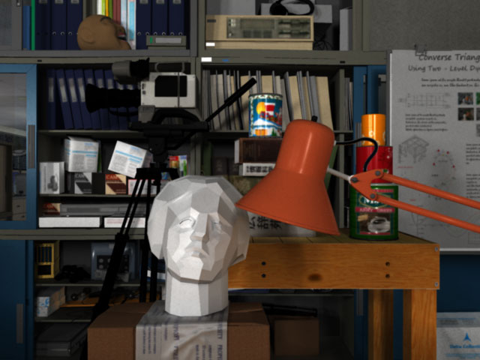
#> input picture input_img.png, 480 x 360 px
$ python demo.py
#> lines starting #> are read from the running program, lines starting #| are printed output that depends on the picture
### histogram/global_hist_eq.py
import numpy as np


def get_equalization_transform_of_img(img_array: np.ndarray) -> np.ndarray:
    """
    Calculate the equalization transformation for an input image.

    Parameters:
    - img_array: Input image array (2D numpy array).

    Returns:
    - equalization_transform: Equalization transformation (1D numpy array).
    """
    # Get the height and width of the image
    H, W = img_array.shape
    # Define the number of intensity levels
    L = 256

    # Create an array of levels from 0 to L-1
    levels = np.arange(L)
    # Initialize an array to store the occurrences of each intensity level
    occurences = np.zeros(L)

    # Calculate the occurrences of each intensity level in the image
    for level in levels:
        occurences[level] = np.sum(img_array == level)

    # Calculate the probability of each intensity level
    pixel_probability = occurences / np.sum(occurences)

    # Calculate the cumulative distribution function (CDF)
    v = np.array([np.sum(pixel_probability[: level + 1]) for level in levels])

    # Perform histogram equalization transformation
    y = np.round(((v - v[0]) / (1 - v[0])) * (L - 1))

    # Convert the resulting transformation to uint8
    equalization_transform = y.astype(np.uint8)

    return equalization_transform


def perform_global_hist_equalization(img_array: np.ndarray) -> np.ndarray:
    """
    Perform global histogram equalization on the input image.

    Parameters:
    - img_array: Input image array (2D numpy array).

    Returns:
    - equalized_img: Equalized image array (2D numpy array).
    """
    # Calculate the equalization transformation
    equalization_transform = get_equalization_transform_of_img(img_array)

    # Apply the equalization transformation to the image
    equalized_img = equalization_transform[img_array]

    return equalized_img

### histogram/adaptive_hist_eq.py
import numpy as np
from typing import Dict, Tuple
from histogram.global_hist_eq import get_equalization_transform_of_img
from histogram.utils import Region


def calculate_eq_transformations_of_regions(
    img_array: np.ndarray, region_len_h: int, region_len_w: int
) -> Dict[Tuple[int, int], np.ndarray]:
    """
    Calculate equalization transformations for each region in the image.

    Parameters:
    - img_array: Input image array (2D numpy array).
    - region_len_h: Height of the region.
    - region_len_w: Width of the region.

    Returns:
    - region_to_eq_transform: Dictionary with region centres as keys and their
      corresponding equalization transformations as values.
    """
    H, W = img_array.shape
    num_regions_H = H // region_len_h
    num_regions_W = W // region_len_w

    region_to_eq_transform = {}

    # Generate coordinates for the centers of each region
    centres = [
        (x, y)
        for x in np.linspace(
            0 + region_len_h // 2, H - region_len_h // 2, num_regions_H, dtype=int
        )
        for y in np.linspace(
            0 + region_len_w // 2, W - region_len_w // 2, num_regions_W, dtype=int
        )
    ]

    # Calculate equalization transformation for each region
    for centre_h, centre_w in centres:
        region_to_eq_transform[(centre_h, centre_w)] = (
            get_equalization_transform_of_img(
                img_array[
                    centre_h - region_len_h // 2 : centre_h + region_len_h // 2,
                    centre_w - region_len_w // 2 : centre_w + region_len_w // 2,
                ]
            )
        )

    return region_to_eq_transform


def perform_adaptive_hist_equalization(
    img_array: np.ndarray, region_len_h: int, region_len_w: int
) -> np.ndarray:
    """
    Perform adaptive histogram equalization on the input image.

    Parameters:
    - img_array: Input image array (2D numpy array).
    - region_len_h: Height of the region.
    - region_len_w: Width of the region.

    Returns:
    - equalized_img: Equalized image array (2D numpy array).
    """
    copy_img_array = img_array.copy()

    H, W = copy_img_array.shape

    num_regions_H = H // region_len_h
    num_regions_W = W // region_len_w

    new_H = num_regions_H * region_len_h
    new_W = num_regions_W * region_len_w

    # Crop the image to have dimensions as multiples of region lengths
    cropped_img_array = copy_img_array[
        (H - new_H) // 2 : (H - new_H) // 2 + new_H,
        (W - new_W) // 2 : (W - new_W) // 2 + new_W,
    ]

    # Initialize an empty array for the equalized image
    equalized_img = np.zeros((new_H, new_W))

    # Calculate equalization transformations for each region
    region_to_eq_transform = calculate_eq_transformations_of_regions(
        cropped_img_array, region_len_h, region_len_w
    )

    # Process each region and its quadrants
    for index, ((centre_h, centre_w), T) in enumerate(region_to_eq_transform.items()):
        current_region = Region((centre_h, centre_w), region_len_h, region_len_w)

        # Determine which quadrant to process based on the region's center
        # and apply histogram equalization
        # Note: The conditions for each quadrant are based on the relative position
        # of the region's center to the image's boundaries.
        # 'process_quadrant' is assumed to be a method in the 'Region' class.
        # The 'with_neighbors' parameter determines whether to consider neighboring regions.
        # The quadrants are named as: UL (Upper Left), UR (Upper Right), BL (Bottom Left),
        # and BR (Bottom Right).

        # Process top-left region
        if current_region.centre == (region_len_h // 2, region_len_w // 2):
            for quadrant, with_neighbors in [
                ("UL", False),
                ("UR", False),
                ("BL", False),
                ("BR", True),
            ]:
                current_region.process_quadrant(
                    quadrant=quadrant,
                    transforms=region_to_eq_transform,
                    img_array=cropped_img_array,
                    equalized_img_array=equalized_img,
                    with_neighbours=with_neighbors,
                )

        # Process top-right region
        if current_region.centre == (region_len_h // 2, new_W - region_len_w // 2):
            for quadrant, with_neighbors in [
                ("UL", False),
                ("UR", False),
                ("BL", True),
                ("BR", False),
            ]:
                current_region.process_quadrant(
                    quadrant=quadrant,
                    transforms=region_to_eq_transform,
                    img_array=cropped_img_array,
                    equalized_img_array=equalized_img,
                    with_neighbours=with_neighbors,
                )

        # Process top region except top-left and top-right
        if index > 0 and index < num_regions_W - 1:
            for quadrant, with_neighbors in [
                ("UL", False),
                ("UR", False),
                ("BL", True),
                ("BR", True),
            ]:
                current_region.process_quadrant(
                    quadrant=quadrant,
                    transforms=region_to_eq_transform,
                    img_array=cropped_img_array,
                    equalized_img_array=equalized_img,
                    with_neighbours=with_neighbors,
                )

        # Process bottom-left region
        if current_region.centre == (new_H - region_len_h // 2, region_len_w // 2):
            for quadrant, with_neighbors in [
                ("UL", False),
                ("UR", True),
                ("BL", False),
                ("BR", False),
            ]:
                current_region.process_quadrant(
                    quadrant=quadrant,
                    transforms=region_to_eq_transform,
                    img_array=cropped_img_array,
                    equalized_img_array=equalized_img,
                    with_neighbours=with_neighbors,
                )

        # Process bottom-right region
        if current_region.centre == (
            new_H - region_len_h // 2,
            new_W - region_len_w // 2,
        ):
            for quadrant, with_neighbors in [
                ("UL", True),
                ("UR", False),
                ("BL", False),
                ("BR", False),
            ]:
                current_region.process_quadrant(
                    quadrant=quadrant,
                    transforms=region_to_eq_transform,
                    img_array=cropped_img_array,
                    equalized_img_array=equalized_img,
                    with_neighbours=with_neighbors,
                )

        # Process regions at the image boundaries
        # Here, different conditions are checked to determine which quadrants to process
        # based on the region's index and position in the image.
        # Each condition corresponds to a specific region in the image boundary.

        # Process regions at the middle of the image (not at the boundaries)
        if (
            index > (num_regions_H - 1) * num_regions_W
            and index < num_regions_W * num_regions_H - 1
        ):
            for quadrant, with_neighbors in [
                ("UL", True),
                ("UR", True),
                ("BL", False),
                ("BR", False),
            ]:
                current_region.process_quadrant(
                    quadrant=quadrant,
                    transforms=region_to_eq_transform,
                    img_array=cropped_img_array,
                    equalized_img_array=equalized_img,
                    with_neighbours=with_neighbors,
                )

        # Process leftmost regions
        if (
            index % num_regions_W == 0
            and index != 0
            and index != (num_regions_H - 1) * num_regions_W
        ):
            for quadrant, with_neighbors in [
                ("UL", False),
                ("UR", True),
                ("BL", False),
                ("BR", True),
            ]:
                current_region.process_quadrant(
                    quadrant=quadrant,
                    transforms=region_to_eq_transform,
                    img_array=cropped_img_array,
                    equalized_img_array=equalized_img,
                    with_neighbours=with_neighbors,
                )

        # Process rightmost regions
        if (
            index % num_regions_W == num_regions_W - 1
            and index > num_regions_W - 1
            and index < num_regions_H * num_regions_W - 1
        ):
            for quadrant, with_neighbors in [
                ("UL", True),
                ("UR", False),
                ("BL", True),
                ("BR", False),
            ]:
                current_region.process_quadrant(
                    quadrant=quadrant,
                    transforms=region_to_eq_transform,
                    img_array=cropped_img_array,
                    equalized_img_array=equalized_img,
                    with_neighbours=with_neighbors,
                )

        # Process regions that are not at the boundaries
        if (
            current_region.centre[0] > current_region.region_len_h // 2
            and current_region.centre[0] < new_H - current_region.region_len_h // 2
        ) and (
            current_region.centre[1] > current_region.region_len_w // 2
            and current_region.centre[1] < new_W - current_region.region_len_w // 2
        ):
            for quadrant, with_neighbors in [
                ("UL", True),
                ("UR", True),
                ("BL", True),
                ("BR", True),
            ]:
                current_region.process_quadrant(
                    quadrant=quadrant,
                    transforms=region_to_eq_transform,
                    img_array=cropped_img_array,
                    equalized_img_array=equalized_img,
                    with_neighbours=with_neighbors,
                )

    return equalized_img

### histogram/utils.py
import numpy as np


class Quadrant:
    """
    Represents a quadrant in an image region for interpolation.
    """

    def __init__(self, upper_left, upper_right, bottom_left, bottom_right):
        """
        Initialize the quadrant with its four corner points.

        Parameters:
        - upper_left: Upper left corner of the quadrant.
        - upper_right: Upper right corner of the quadrant.
        - bottom_left: Bottom left corner of the quadrant.
        - bottom_right: Bottom right corner of the quadrant.
        """
        self.upper_left = upper_left
        self.upper_right = upper_right
        self.bottom_left = bottom_left
        self.bottom_right = bottom_right

    def interpolate_pixel(self, i, j, transforms, img_array):
        """
        Interpolate the pixel value using bilinear interpolation.

        Parameters:
        - i, j: Pixel coordinates.
        - transforms: Dictionary of transformation functions for each region.
        - img_array: Input image array.

        Returns:
        - Interpolated pixel value.
        """
        R1 = transforms[self.upper_left][img_array[i, j]] * (
            (self.upper_right[1] - j) / (self.upper_right[1] - self.upper_left[1])
        ) + transforms[self.upper_right][img_array[i, j]] * (
            (j - self.upper_left[1]) / (self.upper_right[1] - self.upper_left[1])
        )
        R2 = transforms[self.bottom_left][img_array[i, j]] * (
            (self.bottom_right[1] - j) / (self.bottom_right[1] - self.bottom_left[1])
        ) + transforms[self.bottom_right][img_array[i, j]] * (
            (j - self.bottom_left[1]) / (self.bottom_right[1] - self.bottom_left[1])
        )

        return R1 * (
            (self.bottom_left[0] - i) / (self.bottom_left[0] - self.upper_left[0])
        ) + R2 * ((i - self.upper_left[0]) / (self.bottom_left[0] - self.upper_left[0]))


class Region:
    """
    Represents a region in an image with four quadrants.
    """

    def __init__(self, centre, region_len_h, region_len_w):
        """
        Initialize the region with its centre and dimensions.

        Parameters:
        - centre: Centre coordinates of the region.
        - region_len_h: Height of the region.
        - region_len_w: Width of the region.
        """
        self.centre = centre
        self.region_len_h = region_len_h
        self.region_len_w = region_len_w

        self.UL = Quadrant(
            upper_left=(centre[0] - region_len_h, centre[1] - region_len_w),
            upper_right=(centre[0] - region_len_h, centre[1]),
            bottom_left=(centre[0], centre[1] - region_len_w),
            bottom_right=(centre[0], centre[1]),
        )

        self.UR = Quadrant(
            upper_left=(centre[0] - region_len_h, centre[1]),
            upper_right=(centre[0] - region_len_h, centre[1] + region_len_w),
            bottom_left=(centre[0], centre[1]),
            bottom_right=(centre[0], centre[1] + region_len_w),
        )

        self.BL = Quadrant(
            upper_left=(centre[0], centre[1] - region_len_w),
            upper_right=(centre[0], centre[1]),
            bottom_left=(centre[0] + region_len_h, centre[1] - region_len_w),
            bottom_right=(centre[0] + region_len_h, centre[1]),
        )

        self.BR = Quadrant(
            upper_left=(centre[0], centre[1]),
            upper_right=(centre[0], centre[1] + region_len_w),
            bottom_left=(centre[0] + region_len_h, centre[1]),
            bottom_right=(centre[0] + region_len_h, centre[1] + region_len_w),
        )

    def process_quadrant(
        self,
        quadrant,
        transforms,
        img_array,
        equalized_img_array,
        with_neighbours=False,
    ):
        """
        Process a quadrant of the region and apply interpolation.

        Parameters:
        - quadrant: Quadrant identifier ("UL", "UR", "BL", "BR").
        - transforms: Dictionary of transformation functions for each region.
        - img_array: Input image array.
        - equalized_img_array: Array to store the equalized image.
        - with_neighbours: Flag to indicate if neighbouring quadrants should be considered.
        """
        if quadrant == "UL":
            for i in np.arange(self.centre[0] - self.region_len_h // 2, self.centre[0]):
                for j in np.arange(
                    self.centre[1] - self.region_len_w // 2, self.centre[1]
                ):
                    equalized_img_array[i, j] = (
                        self.UL.interpolate_pixel(i, j, transforms, img_array)
                        if with_neighbours
                        else transforms[self.centre][img_array[i, j]]
                    )

        if quadrant == "UR":
            for i in np.arange(self.centre[0] - self.region_len_h // 2, self.centre[0]):
                for j in np.arange(
                    self.centre[1], self.centre[1] + self.region_len_w // 2
                ):
                    equalized_img_array[i, j] = (
                        self.UR.interpolate_pixel(i, j, transforms, img_array)
                        if with_neighbours
                        else transforms[self.centre][img_array[i, j]]
                    )

        if quadrant == "BL":
            for i in np.arange(self.centre[0], self.centre[0] + self.region_len_h // 2):
                for j in np.arange(
                    self.centre[1] - self.region_len_w // 2, self.centre[1]
                ):
                    equalized_img_array[i, j] = (
                        self.BL.interpolate_pixel(i, j, transforms, img_array)
                        if with_neighbours
                        else transforms[self.centre][img_array[i, j]]
                    )

        if quadrant == "BR":
            for i in np.arange(self.centre[0], self.centre[0] + self.region_len_h // 2):
                for j in np.arange(
                    self.centre[1], self.centre[1] + self.region_len_w // 2
                ):
                    equalized_img_array[i, j] = (
                        self.BR.interpolate_pixel(i, j, transforms, img_array)
                        if with_neighbours
                        else transforms[self.centre][img_array[i, j]]
                    )


def get_histogram(img_array: np.ndarray) -> np.ndarray:
    """
    Calculate the histogram of an input image.

    Parameters:
    - img_array: Input image array.

    Returns:
    - Histogram array.
    """
    levels = np.arange(256)
    occurences = np.zeros(256)

    for level in levels:
        occurences[level] = np.sum(img_array == level)
    return occurences / np.sum(occurences)

### demo.py
import numpy as np
import histogram.global_hist_eq as ghe
import histogram.adaptive_hist_eq as ahe
from histogram.utils import get_histogram
from PIL import Image
import matplotlib.pyplot as plt

if __name__ == "__main__":
    # Load the input image and convert it to grayscale
    img_array = np.array(Image.open(fp="input_img.png").convert("L"))
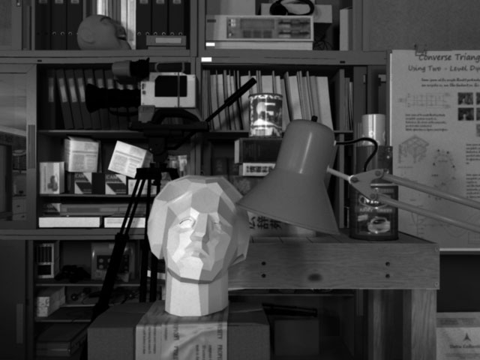
#> img_array: shape (360, 480); min 0, max 255, mean 65.3

    # Perform global histogram equalization
    img_global = ghe.perform_global_hist_equalization(img_array)
#> after the loop in get_equalization_transform_of_img, `for level in levels:`: occurences = 256 values, max 2821 at index 25, min 3 at index 247, mean 675
#> in get_equalization_transform_of_img, `pixel_probability = occurences / np.sum(occurences)`: pixel_probability = 256 values, max 0.0163 at index 25, min 1.74e-05 at index 247, mean 0.00391
#> in get_equalization_transform_of_img, `v = np.array([np.sum(pixel_probability[: level + 1]) for level in leve..`: v = 256 values from 0.0118 to 1
#> in get_equalization_transform_of_img, `y = np.round(((v - v[0]) / (1 - v[0])) * (L - 1))`: y = 256 values from 0 to 255
#> in perform_global_hist_equalization, `equalized_img = equalization_transform[img_array]`:
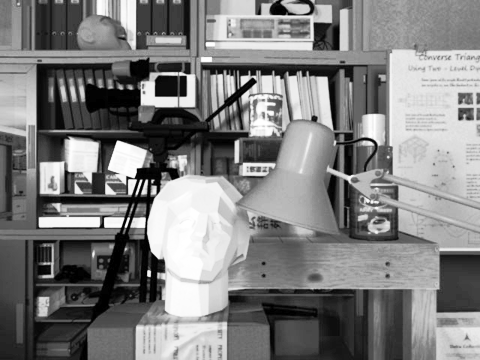
#> equalized_img: shape (360, 480); min 0, max 255, mean 127

    # Perform adaptive histogram equalization
    img_local = ahe.perform_adaptive_hist_equalization(img_array, 64, 48)
#> in perform_adaptive_hist_equalization, `cropped_img_array = copy_img_array[ (H - new_H) // 2 : (H - new_H) // ..`:
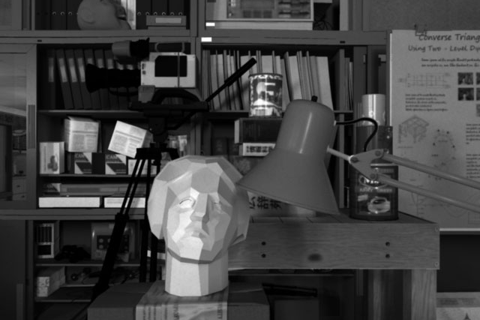
#> cropped_img_array: shape (320, 480); min 0, max 255, mean 66.2
#> after the loop in calculate_eq_transformations_of_regions, `for centre_h, centre_w in centres:`: region_to_eq_transform = 50 items
#> the loop in perform_adaptive_hist_equalization, `for index, ((centre_h, centre_w), T) in enumerate(region_to_eq_transfo..` made 50 passes
#> (centre_h, centre_w) on passes 2 to 9: (32, 72), (32, 120), (32, 168), (32, 216), (32, 264), (32, 312), (32, 360), (32, 408)
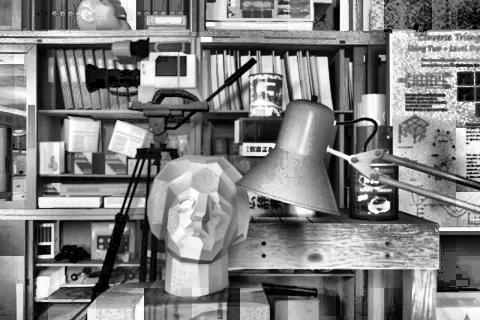
#> img_local: shape (320, 480) float64; min 0, max 255, mean 128.5

    # Define the intensity levels
    levels = np.arange(256)

    # Plot the original image
    plt.figure(figsize=(10, 10))
    plt.imshow(
        img_array,
        cmap="gray",
    )
    plt.title("Original Image")

    # Plot the histogram of the original image
    plt.figure(figsize=(10, 10))
    plt.plot(
        levels,
        get_histogram(img_array),
    )
    plt.title("Histogram of Original Image")

    # Plot the global histogram equalized image
    plt.figure(figsize=(10, 10))
    plt.imshow(
        img_global,
        cmap="gray",
    )
    plt.title("Global Histogram Equalized Image")

    # Plot the histogram of the global histogram equalized image
    plt.figure(figsize=(10, 10))
    plt.plot(
        levels,
        get_histogram(img_global),
    )
    plt.title("Histogram of Global Histogram Equalized Image")

    # Plot the local histogram equalized image
    plt.figure(figsize=(10, 10))
    plt.imshow(
        img_local,
        cmap="gray",
    )
    plt.title("Local Histogram Equalized Image")

    # Plot the histogram of the local histogram equalized image
    plt.figure(figsize=(10, 10))
    plt.plot(
        levels,
        get_histogram(img_local),
    )
    plt.title("Histogram of Local Histogram Equalized Image")

    # Display the plots
    plt.show()
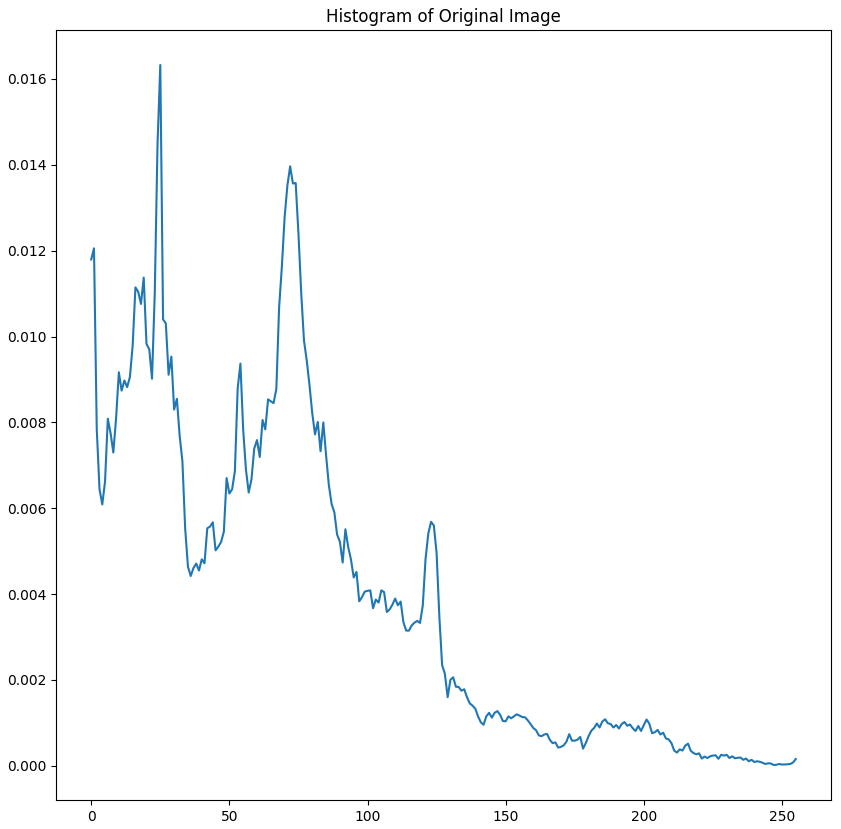
#> figure drawn by matplotlib, 1 panel; curve peaks at x = 25, y = 0.0163
#> (the rest of the program and of its run is left out)
